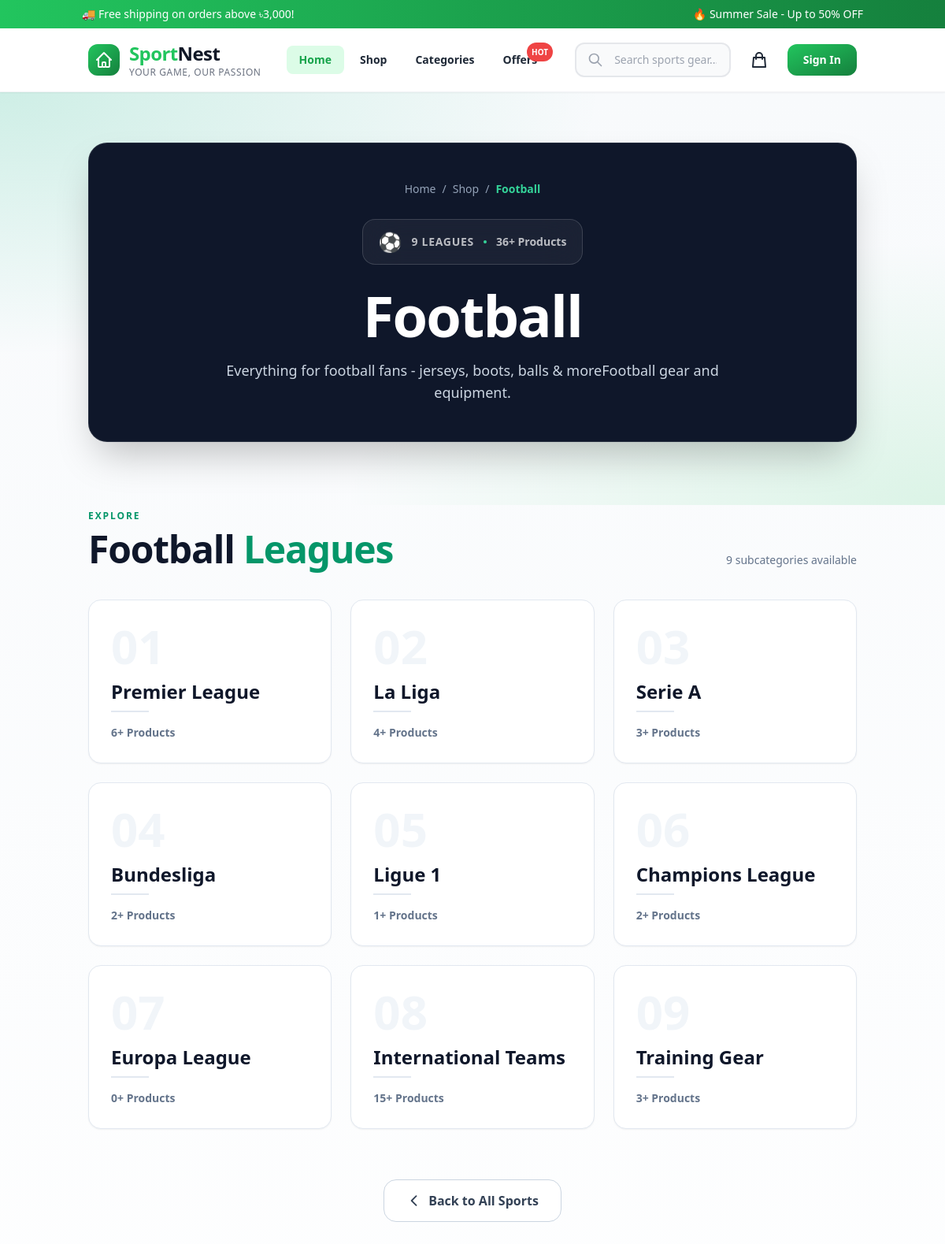
The app's page /shop/category/football/ with its own data.
### shop/models.py (models this page shows, shortened)
class MainCategory(models.Model):
    name = models.CharField(max_length=100, unique=True)
    slug = models.SlugField(max_length=100, unique=True, blank=True)
    icon = models.CharField(max_length=50, help_text="Emoji or icon class")
    image = models.ImageField(upload_to='categories/', blank=True, null=True)
    description = models.TextField(blank=True)
    order = models.IntegerField(default=0, help_text="Display order")
    is_active = models.BooleanField(default=True)
    created_at = models.DateTimeField(auto_now_add=True)
    class Meta:
        verbose_name = 'Main Category'
        verbose_name_plural = 'Main Categories'
        ordering = ['order', 'name']
    @property
    def subcategory_count(self):
        return self.subcategories.count()
    @property
    def product_count(self):
        return Product.objects.filter(subcategory__main_category=self, is_active=True).count()

class SubCategory(models.Model):
    main_category = models.ForeignKey(
        MainCategory,
        on_delete=models.CASCADE,
        related_name='subcategories'
    )
    name = models.CharField(max_length=100)
    slug = models.SlugField(max_length=150, unique=True, blank=True)
    image = models.ImageField(upload_to='subcategories/', blank=True, null=True)
    description = models.TextField(blank=True)
    order = models.IntegerField(default=0)
    is_active = models.BooleanField(default=True)
    created_at = models.DateTimeField(auto_now_add=True)
    class Meta:
        verbose_name = 'Sub Category'
        verbose_name_plural = 'Sub Categories'
        ordering = ['main_category', 'order', 'name']
        unique_together = ['main_category', 'name']
    @property
    def product_count(self):
        return self.products.filter(is_active=True).count()

### shop/views.py (the view)
# urls.py: path('category/<slug:slug>/', views.category_detail, name='category_detail'),
def category_detail(request, slug):
    category = get_object_or_404(MainCategory, slug=slug, is_active=True)
    subcategories = category.subcategories.filter(is_active=True).order_by('order', 'name')
    context = {
        'category': category,
        'subcategories': subcategories,
    }
    return render(request, 'shop/category_detail.html', context)

### cart/context_processors.py (called while the page is built, shortened)
def cart_context(request):
    cart_count = 0
    cart_total = 0
    if request.user.is_authenticated:
        try:
            cart = Cart.objects.get(user=request.user)
            cart_count = cart.total_items
            cart_total = cart.total
        except Cart.DoesNotExist:
            pass
    else:
        session_id = request.session.session_key
    return {
        'cart_count': cart_count,
        'cart_total': cart_total,
    }

### shop/templates/shop/category_detail.html (shortened to what this page needs)
{% extends 'base.html' %}
{% block content %}
<div class="bg-gradient-to-b from-slate-50 via-white to-slate-50 min-h-screen">
    <section class="relative overflow-hidden">
        <div class="relative z-10 container mx-auto px-4 sm:px-6 pt-12 sm:pt-16 pb-14 sm:pb-20">
            <div class="max-w-5xl mx-auto rounded-3xl bg-slate-900 text-white border border-white/10 shadow-2xl p-6 sm:p-10 lg:p-12">
                <div class="flex items-center justify-center gap-2 text-xs sm:text-sm text-slate-400 mb-7 overflow-x-auto whitespace-nowrap scrollbar-hide">
                    <a href="/" class="hover:text-white transition">Home</a>
                    <span>/</span>
                    <a href="{% url 'shop:shop_home' %}" class="hover:text-white transition">Shop</a>
                    <span>/</span>
                    <span class="text-emerald-400 font-semibold">{{ category.name }}</span>
                </div>
                <div class="flex justify-center mb-7">
                    <div class="inline-flex flex-wrap items-center justify-center gap-3 px-5 py-3 rounded-2xl border border-white/15 bg-white/5 backdrop-blur-xl">
                        <span class="text-2xl">{{ category.icon }}</span>
                        <span class="text-white/70 text-xs sm:text-sm tracking-wider uppercase font-semibold">
                            {{ category.subcategory_count }} Leagues
                        </span>
                        <span class="w-1 h-1 rounded-full bg-emerald-400"></span>
                        <span class="text-white/70 text-xs sm:text-sm font-semibold">
                            {{ category.product_count }}+ Products
                        </span>
                    </div>
                </div>
                <h1 class="text-center text-4xl sm:text-6xl lg:text-7xl font-extrabold tracking-tight leading-[0.95] mb-5">
                    {{ category.name }}
                </h1>
                <p class="text-center max-w-2xl mx-auto text-slate-300 text-base sm:text-lg leading-relaxed">
                    {{ category.description|default:"Explore our premium collection of "|add:category.name|add:" gear and equipment." }}
                </p>
            </div>
        </div>
    </section>
    <section class="pb-16 sm:pb-20">
        <div class="container mx-auto px-4 sm:px-6">
            <div class="flex flex-col sm:flex-row sm:items-end justify-between gap-4 mb-8 sm:mb-10">
                <div>
                    <span class="text-emerald-600 text-xs font-bold tracking-[0.16em] uppercase">Explore</span>
                    <h2 class="mt-2 text-3xl sm:text-4xl lg:text-5xl font-extrabold text-slate-900 tracking-tight">
                        {{ category.name }} <span class="text-emerald-600">Leagues</span>
                    </h2>
                </div>
                <p class="text-slate-500 text-sm">{{ subcategories|length }} subcategories available</p>
            </div>
            {% if subcategories %}
            <div class="grid grid-cols-1 sm:grid-cols-2 lg:grid-cols-3 xl:grid-cols-4 gap-4 sm:gap-5 lg:gap-6">
                {% for sub in subcategories %}
                <a href="{% url 'shop:subcategory_detail' sub.slug %}"
                   class="group relative rounded-2xl border border-slate-200 bg-white p-6 sm:p-7 shadow-sm hover:shadow-xl hover:-translate-y-1 transition-all duration-300 overflow-hidden">
                    <div class="relative z-10">
                        <p class="text-5xl sm:text-6xl font-black text-slate-100 group-hover:text-emerald-100 transition mb-3">
                        </p>
                        <h3 class="text-xl sm:text-2xl font-bold text-slate-900 group-hover:text-emerald-600 transition mb-2">
                            {{ sub.name }}
                        </h3>
                        <div class="h-0.5 w-12 bg-slate-200 group-hover:w-20 group-hover:bg-emerald-500 transition-all duration-300 mb-4"></div>
                        <div class="flex items-center justify-between">
                            <span class="text-sm font-semibold text-slate-500 group-hover:text-emerald-600 transition">
                                {{ sub.product_count }}+ Products
                            </span>
                        </div>
                    </div>
                </a>
                {% endfor %}
            </div>
            {% else %}
            <div class="text-center py-20">
                <div class="text-6xl mb-4 opacity-40">{{ category.icon }}</div>
                <h3 class="text-xl font-bold text-slate-500">No leagues yet</h3>
                <p class="text-slate-400 mt-2">Subcategories coming soon in {{ category.name }}</p>
            </div>
            {% endif %}
            <div class="text-center mt-12 sm:mt-16">
                <a href="{% url 'shop:shop_home' %}"
                   class="inline-flex items-center gap-2 px-7 py-3.5 rounded-2xl border border-slate-300 bg-white text-slate-700 font-semibold hover:border-emerald-500 hover:text-emerald-600 hover:shadow-md transition">
                    <svg class="w-5 h-5" fill="none" stroke="currentColor" viewBox="0 0 24 24">
                        <path stroke-linecap="round" stroke-linejoin="round" stroke-width="2.2" d="M15 19l-7-7 7-7"/>
                    </svg>
                    Back to All Sports
                </a>
            </div>
        </div>
    </section>
</div>
{% endblock %}

### templates/base.html (style rules this page uses)
:root { --primary: #22C55E; --primary-dark: #16A34A; --light-green: #DCFCE7; --white: #FFFFFF; --text: #111827; --text-light: #6B7280; --bg-light: #F9FAFB; --border: #E5E7EB; }
*, *::before, *::after { margin: 0; padding: 0; box-sizing: border-box; }
html { scroll-behavior: smooth; -webkit-tap-highlight-color: transparent; }
body { font-family: 'Segoe UI', system-ui, -apple-system, BlinkMacSystemFont, sans-serif; color: var(--text); background-color: var(--bg-light); line-height: 1.6; min-height: 100vh; display: flex; flex-direction: column; overflow-x: hidden; -webkit-font-smoothing: antialiased; -moz-osx-font-smoothing: grayscale; }
a, button, input, select, textarea { transition: all 0.3s ease; }
a { text-decoration: none; color: inherit; }
.container { width: 100%; max-width: 1280px; margin-left: auto; margin-right: auto; padding-left: 1rem; padding-right: 1rem; }
@media (min-width: 640px) { .container { padding-left: 1.5rem; padding-right: 1.5rem; } }
@media (min-width: 1024px) { .container { padding-left: 2rem; padding-right: 2rem; } }

### shop/templates/shop/category_detail.html (style rules this page uses)
.scrollbar-hide { -ms-overflow-style: none; scrollbar-width: none; }

### records on screen
MainCategory: name "Football", icon "⚽", subcategory_count "9", product_count "36", description|add "Everything for football fans - jerseys, boots, balls & moreFootball gear and equipment."
SubCategory: name "Premier League", product_count "6"
SubCategory: name "La Liga", product_count "4"
SubCategory: name "Serie A", product_count "3"
SubCategory: name "Bundesliga", product_count "2"
SubCategory: name "Ligue 1", product_count "1"
SubCategory: name "Champions League", product_count "2"
SubCategory: name "Europa League", product_count "0"
SubCategory: name "International Teams", product_count "15"
SubCategory: name "Training Gear", product_count "3"

### other values on screen
{{ subcategories|length }} "9"
